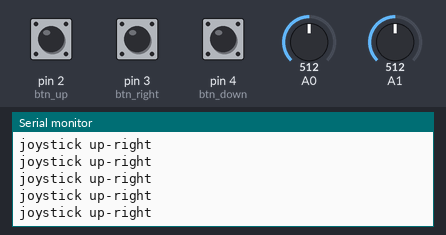
A sketch run on a simulated Arduino Uno, built with avr-gcc and run on an emulated ATmega328P. Shown: the last lines printed to the serial monitor. The test bench sets the inputs (shaded band); at power-on: A0 = 512, A1 = 512, pin 2 (btn_up) HIGH, pin 3 (btn_right) HIGH, pin 4 (btn_down) HIGH. No radio packets arrive unless stated.

Above: at 1.2 s.
1.3 s: A0 set to 390
At 2.2 s:
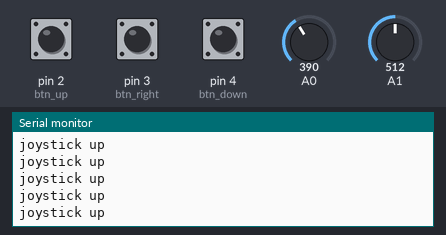
3.2 s: A1 set to 390
At 3.8 s:
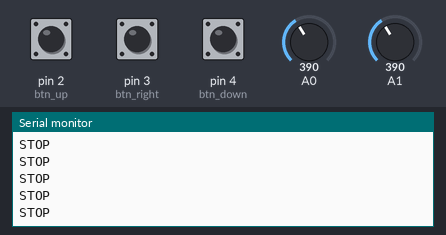
5.1 s: pin 2 (btn_up) pulled LOW for 0.15 s
6.7 s: pin 3 (btn_right) pulled LOW for 0.15 s
8.3 s: pin 4 (btn_down) pulled LOW for 0.15 s
9.9 s: A0 set to 410
At 10.8 s:
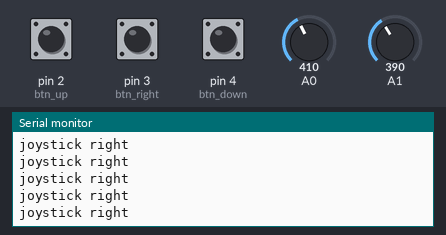

The sketch:

joystick_transmit_01.ino
```cpp
#include <stdio.h>
#include <SPI.h>
#include <nRF24L01.h>
#include <RF24.h>

// Radio setup
RF24 radio(9,10); // CE, CSN
const byte address[6] = "00001";

unsigned long x;

const int btn_up = 2;
const int btn_right = 3;
const int btn_down = 4;
const int btn_left = 5;
const int btn_joy = 8;
const int ulimit = 400;
const int llimit = 280;

void setup() {
  Serial.begin(9600);

  pinMode(btn_up, INPUT_PULLUP);
  pinMode(btn_right, INPUT_PULLUP);
  pinMode(btn_down, INPUT_PULLUP);
  pinMode(btn_left, INPUT_PULLUP);
  pinMode(6, INPUT_PULLUP);
  pinMode(7, INPUT_PULLUP);
  pinMode(btn_joy, INPUT_PULLUP);

  // radio transmit setup
  radio.begin();
  radio.openWritingPipe(address);
  radio.setPALevel(RF24_PA_MIN);
  radio.stopListening();
}

void loop() {

//  Serial.print(digitalRead(2));
//  Serial.print("  ");
//  Serial.print(digitalRead(3));
//  Serial.print("  ");
//  Serial.print(digitalRead(4));
//  Serial.print("  ");
//  Serial.print(digitalRead(5));
//  Serial.print("  ");
//  Serial.print(digitalRead(6));
//  Serial.print("  ");
//  Serial.print(digitalRead(7));

  char tbs[6];
  //sprintf(tbs, "%4d%4d%3d", analogRead(A0), analogRead(A1), digitalRead(8));
  //Serial.println(tbs);

  int x = analogRead(A0);
  int y = analogRead(A1);

  // transmit joystick values
  if ( (middle(y)) && (middle(x)) ) {
    Serial.println("STOP");
    const char text[] = "S";
    radio.write(&text, sizeof(text));
  }

  if ( (y > ulimit) && (middle(x)) ) {
    Serial.println("joystick up");
    const char text[] = "0";
    radio.write(&text, sizeof(text));
  }
  if ( (y > ulimit) && (x > ulimit) ) {
    Serial.println("joystick up-right");
    const char text[] = "1";
    radio.write(&text, sizeof(text));
  }
  if ( (middle(y)) && (x > ulimit) ) {
    Serial.println("joystick right");
    const char text[] = "2";
    radio.write(&text, sizeof(text));
  }
  if ( (y < llimit) && (x > ulimit) ) {
    Serial.println("joystick down-right");
    const char text[] = "3";
    radio.write(&text, sizeof(text));
  }
  if ( (y < llimit) && (middle(x)) ) {
    Serial.println("joystick down");
    const char text[] = "4";
    radio.write(&text, sizeof(text));
  }
  if ( (y < llimit) && (x < llimit) ) {
    Serial.println("joystick down-left");
    const char text[] = "5";
    radio.write(&text, sizeof(text));
  }
  if ( (middle(y)) && (x < llimit) ) {
    Serial.println("joystick left");
    const char text[] = "6";
    radio.write(&text, sizeof(text));
  }
  if ( (y > ulimit) && (x < llimit) ) {
    Serial.println("joystick up-left");
    const char text[] = "7";
    radio.write(&text, sizeof(text));
  }

  unsigned int i;
  if ( !digitalRead(btn_up) ) {
    Serial.println("up - all up");
    const char text[] = "U";
    radio.write(&text, sizeof(text));
  }

   if ( !digitalRead(btn_right) ) {
    Serial.println("right - lid up");
    const char text[] = "L";
    radio.write(&text, sizeof(text));
   }

   if ( !digitalRead(btn_down) ) {
    Serial.println("down - both down");
    const char text[] = "D";
    radio.write(&text, sizeof(text));
   }

}

bool middle(int val) {
  if ( (val < ulimit) && (val > llimit) ) {
    return true;
  }
  else {
    return false;
  }
}
```

Measured:
- after the input at 1.3 s, the serial monitor: prints a new line after 0.07 s (image 1)
- after the input at 3.2 s, the serial monitor: prints a new line after 0.08 s (image 2)
- after the input at 9.9 s, the serial monitor: prints a new line after 0.07 s (image 3)
